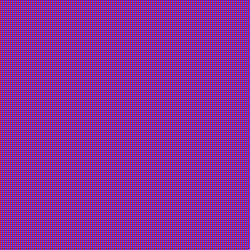
Frame 1 (no input)
Frame 60 (the mouse pressed at the canvas centre just before this capture): identical to frame 1, image omitted
Frame 120 (the mouse held since frame 60 and released just before this capture): identical to frame 1, image omitted

The Processing sketch that drew this single still picture (run headless with seeded random() and noise(); from frame 60 on, the mouse is pressed at the canvas centre):

// Processing sketch: sketch_01_dots_grid
// ── sketch_01_dots_grid.pde
void setup(){
  size(250,250);
}

void draw(){
  
  background(100,100,255);
  
  for(int x=0; x < width; x++){
    for(int y=0; y < height; y++){
      
      if(x % 2 == 0){
        
        stroke(255,0,0);
        point(x,y);
        
        if(y % 2 == 0){
          
          stroke(0,0,255);
          point(x+1,y);
          
        }
      }
    }
  }
  
}
